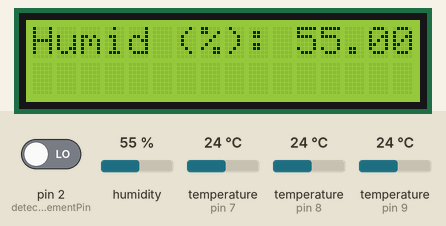
This sketch was run on a simulated Arduino Uno, built with avr-gcc and run on an emulated ATmega328P. Parts: 16×2 character LCD. The inputs (shaded band) are chosen by the test bench; at power-on: pin 2 (detecteurMouvementPin) LOW, humidity 55 %, temperature (sensors on pin 8, pin 9, pin 7) 24 °C.

Above: at 3.2 s.
3.3 s: pin 2 (detecteurMouvementPin) driven HIGH
At 4.3 s:
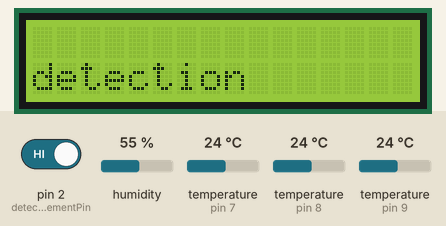
13.0 s: humidity set to 22 %
At 21.5 s:
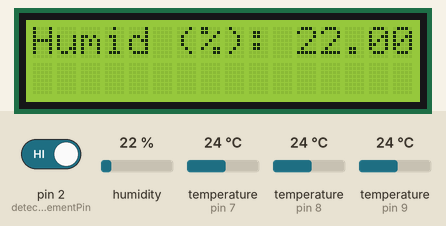
25.7 s: temperature (sensor on pin 8) set to 12 °C
At 28.0 s:
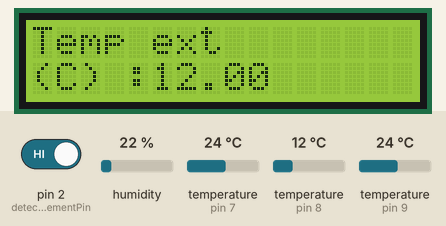
35.1 s: temperature (sensor on pin 9) set to 12 °C
At 43.9 s:
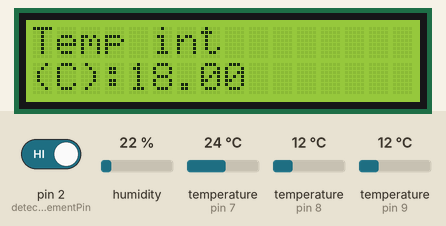
47.6 s: temperature (sensor on pin 7) set to 12 °C
At 53.8 s:
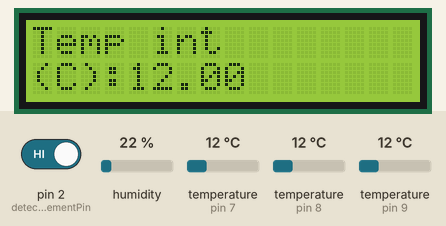
57.0 s: temperature (sensor on pin 8) set to 19 °C
At 66.4 s:
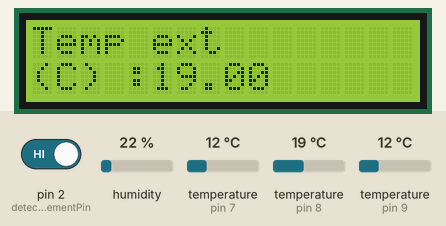
Timing chart, 0 to 67.9 s (numbered marks = the images above; inputs shaded):
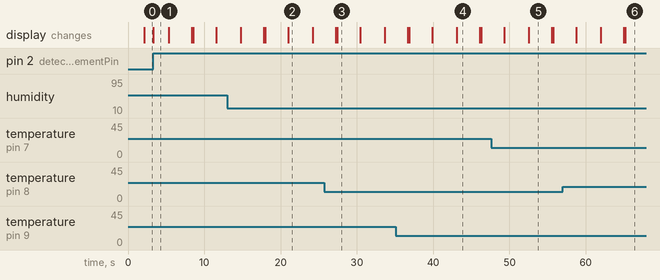

The sketch:

ruche.ino
```cpp
//bibliotèques pour les sondes de température
#include <OneWire.h>
#include <DallasTemperature.h>
#include <dht11.h>

//bibliotèque pour l'écran LCD
#include <LiquidCrystal.h>

dht11 DHT11; // Création du capteur humidité+température
#define DHT11PIN 7 // Définition de la pin utilisée

#define ONE_WIRE_BUS_1 9
OneWire oneWire_1(ONE_WIRE_BUS_1);
DallasTemperature sensors_1(&oneWire_1);
DeviceAddress insideThermometer = { 0x28, 0x31, 0x9D, 0xD3, 0x5, 0x0, 0x0, 0x23 }; //Cette adresse correspond au "nom" du capteur

#define ONE_WIRE_BUS_2 8
OneWire oneWire_2(ONE_WIRE_BUS_2);
DallasTemperature sensors_2(&oneWire_2);
DeviceAddress outsideThermometer = { 0x28, 0x38, 0x4C, 0xD2, 0x5, 0x0, 0x0, 0xA9 };//Cette adresse correspond au "nom" du capteur

LiquidCrystal lcd(11, 10, 6, 5, 4, 3);

const int detecteurMouvementPin = 2;

void setup() {

  pinMode(detecteurMouvementPin, INPUT);
  digitalWrite(detecteurMouvementPin, LOW);

  sensors_1.begin();
  sensors_2.begin();
	//Paramétrage de la précision de température (en bit) : 9 bit (0.5°C), 10 bit (0.25°C), 11 bit (0.125°C), 12 bit (0.0625°C),
  sensors_1.setResolution(insideThermometer, 10);
  sensors_2.setResolution(outsideThermometer, 10);


  lcd.begin(16, 2);
  lcd.print("  Bonjour les ");
  lcd.setCursor(0, 1);
  lcd.print("    Abeilles!   ");

  delay(2000);

  attachInterrupt(0, presence, HIGH); //Cette interruption permet d'activer le détecteur de mouvement en priorité par rapport aux autres sondes.
}

void loop()
{

  int chk = DHT11.read(DHT11PIN); // Lecture du capteur
  lcd.clear();
  lcd.print("Humid (%): ");
  lcd.println((float)DHT11.humidity, 2); //On affiche l'humidité à l'intérieur de la ruche

	delay(3000);//Pause avant la prochaine lecture

	sensors_1.requestTemperatures();
  float int1= (float)DHT11.temperature;
  float tempC = sensors_1.getTempC(insideThermometer);
  float result = (tempC + int1)/2; //On fait une moyenne des deux sondes intérieurs afin d'avoir un résultat plus homogène.

	lcd.clear();
  lcd.print("Temp int");
  lcd.setCursor(0, 1);
  lcd.print("(C):");
  lcd.print(result); //Affichage du résultat

  delay(3000); //Pause avant la prochaine lecture
  lcd.clear();
  lcd.print("Temp ext");
  lcd.setCursor(0, 1);
  lcd.print("(C) :");
  printTemperature(sensors_2,outsideThermometer); //Affichage du résultat

	delay(3000);
}

/*
* Cette fonction affiche un message de détection de présence sur l'écran LCD
*/
void presence() {
	lcd.clear();
  lcd.setCursor(0, 1);
  lcd.println("detection          ");
}

/*
* Cette fonction affiche la température récupéré sur la sonde et l'affiche sur l'écran LCD
*/
void printTemperature(DallasTemperature sensor, DeviceAddress deviceAddress)
{
  sensor.requestTemperatures();
  float tempC = sensor.getTempC(deviceAddress);
  if (tempC == -127.00) {
    lcd.print("Impossible de récuperer la température");
  } else {
    lcd.print(tempC);
  }
}
```

Measured:
- after the input at 3.3 s, the display: changes at once (image 1)
- what the display in image 1 shows lasts 2.0 s, from 3.3 s to 5.3 s
- what the display in image 2 shows lasts 3.2 s, from 21.0 s to 24.2 s
- what the display in image 3 shows lasts 3.0 s, from 27.4 s to 30.4 s
